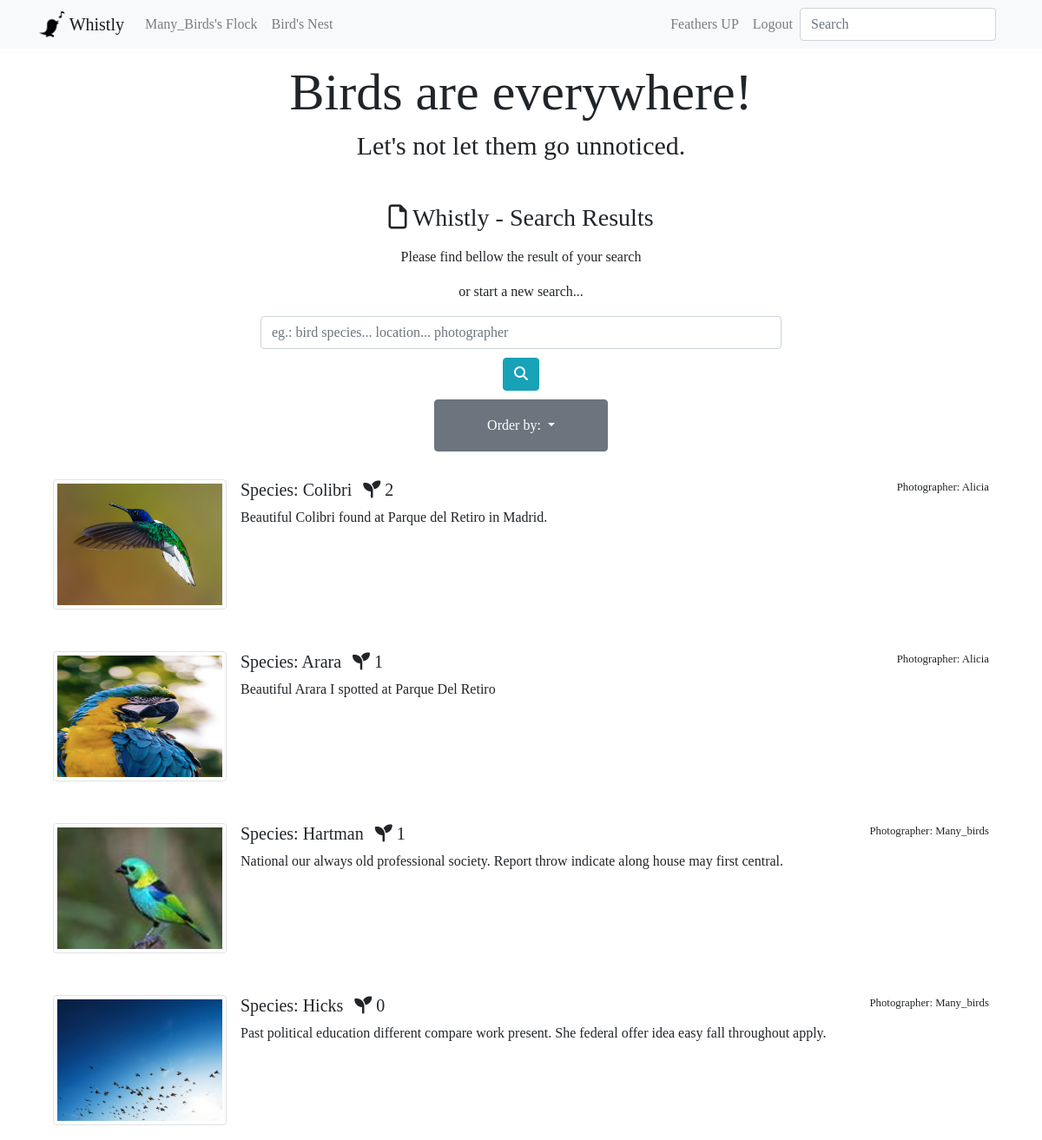
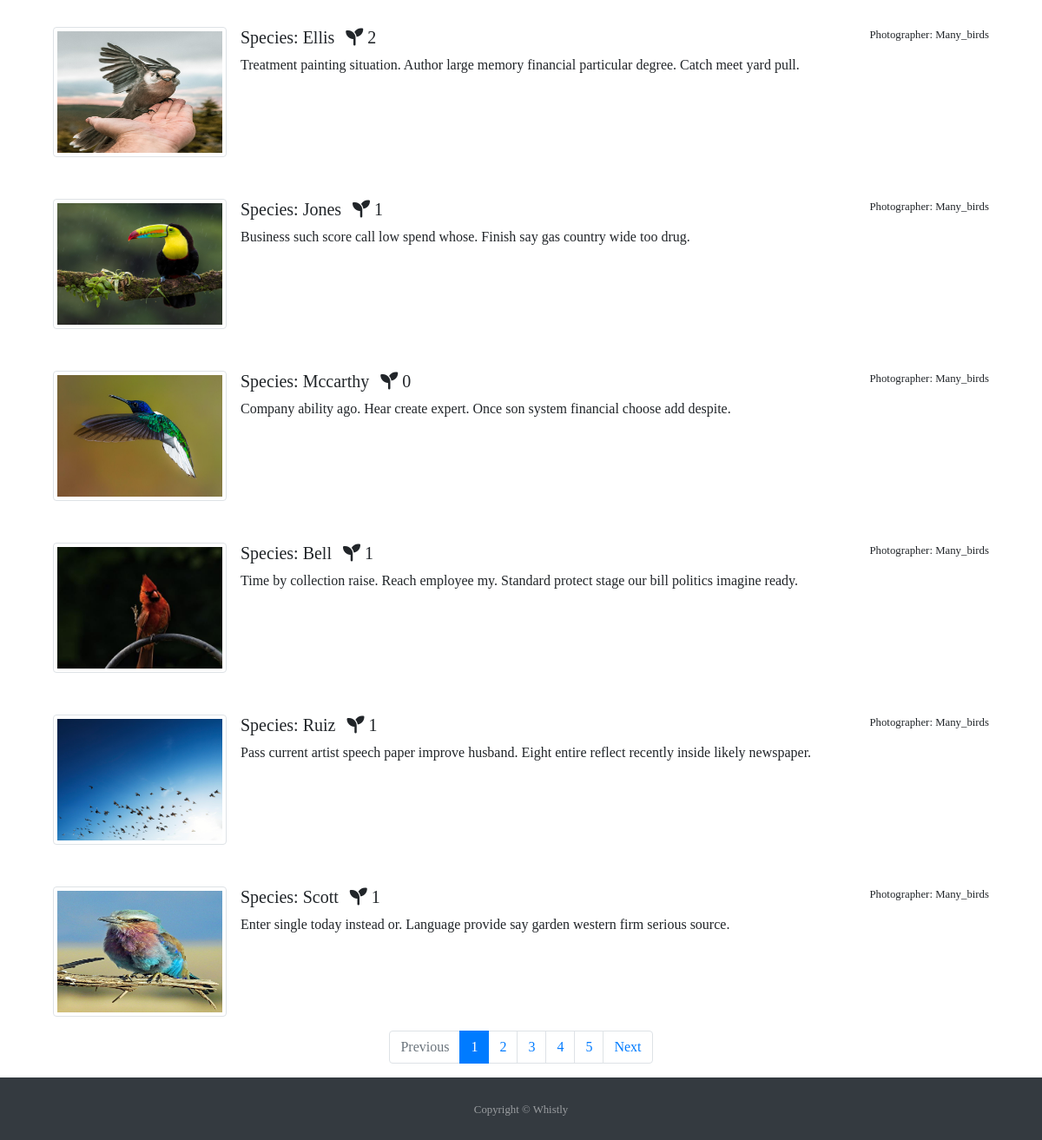
The app's page /search/ (signed in) with its own data (2 pictures, top to bottom).
### users/models.py (models this page shows, shortened)
class CustomUser(AbstractUser):
    id = models.UUIDField(
        primary_key=True,
        default=uuid.uuid4,
        editable=False
    )
    profile_picture = models.ImageField(upload_to='profile_pics', blank=True, default='default/default_profile_pic.jpg', validators=[file_size])
    about_user = models.TextField(max_length=600, blank=True, default='Enter a nice description here')
    registered_at = models.DateField(auto_now_add=True)
    def __str__(self):
        return super().username

### birds/models.py (models this page shows, shortened)
class TimeStampedModel(models.Model):
    created = models.DateTimeField(auto_now_add=True)
    modified = models.DateTimeField(auto_now=True)
    class Meta:
        abstract = True

class Bird(TimeStampedModel):
    id = models.UUIDField(
        primary_key=True,
        default=uuid.uuid4,
        editable=False
    )
    species = models.CharField(max_length=150, blank=False)
    location = models.CharField(max_length=200, blank=False)
    picture = models.ImageField(upload_to='bird', blank=False, validators=[file_size])
    photographer = models.ForeignKey(
        get_user_model(),
        on_delete=models.CASCADE,
        related_name='photographers',)
    photographer_comment = models.TextField(max_length=500)
    class Meta:
        ordering = ['-created']
    def get_absolute_url(self):
        return reverse("bird_detail", kwargs={"pk": self.pk})

### pages/views.py (the view)
# urls.py: path('search/', SearchResultsListView.as_view(), name='search_results'),
class SearchResultsListView(LoginRequiredMixin, ListView):
    model = Bird
    template_name = 'search_results.html'
    paginate_by = 10
    def get_queryset(self):
        print(self.request.GET)
        query = self.request.GET.get('q') # search result
        order_by = self.request.GET.get('order_by') # order by result
        queryset = super().get_queryset() # queryset = Birds.objects
        if query:
            queryset = queryset.filter(
                Q(photographer__username__icontains=query)| Q(species__icontains=query)
                | Q(photographer_comment__icontains=query) | Q(location__icontains=query)
            )
            if order_by:
                queryset = queryset.annotate(num_comment=Count('comments')).order_by('-num_comment')
            return queryset
        else:
            if order_by:
                queryset = queryset.annotate(num_comment=Count('comments')).order_by('-num_comment')
        return queryset
    def get_context_data(self, *, object_list=None, **kwargs):
        context = super().get_context_data(**kwargs)
        context["user_search"] = self.request.GET.get('q')
        return context

### templates/search_results.html (shortened to what this page needs)
{% extends '_base.html' %}
{% load crispy_forms_tags %}
{% block content %}
<div class="container">
  <div class="row">
    <div class="col-12" align="center">
      <h3 class="mb-3"><i class="fa fa-file-o"></i> Whistly - Search Results</h3>
      <p class="">Please find bellow the result of your search</p>
      <p class="mb-3">or start a new search...</p>
      <form action="{% url 'search_results' %}" method="GET">
        <input
          type="text"
          name="q"
          class="form-control"
          placeholder="eg.: bird species... location... photographer"
          style="max-width: 600px;"
        >
        <button class="btn btn-info" type="button" style="width: auto; height:auto">
          <i class="fa fa-search"></i>
        </button>
      </form>
    </div>
  </div>
  <div class="row">
    <div class="container col-12" align=center>
    <div class="dropdown">
      <button class="btn btn-secondary dropdown-toggle" type="button" id="dropdownMenuButton" data-toggle="dropdown" aria-haspopup="true" aria-expanded="false">
        Order by:
      </button>
    </div>
  </div>
      {% for result in bird_list %}
        <div class="container">
          <div class="media mt-3 p-3">
            <a href="{{ result.get_absolute_url }}">
              <img class="mr-3 img-thumbnail" src="{{ result.picture.url }}" alt="Generic placeholder image" style="height: 150px; width: 200px;">
            </a>
            <div class="media-body">
              <p class="small float-right">Photographer: {{ result.photographer|capfirst }}</p>
              <h5 class="mt-0">Species: {{ result.species }}
                <span class="ml-2">
                  <i class="fas fa-seedling"></i>
                  {{ result.seeds.count }}
                </span>
              </h5>
              {{ result.photographer_comment }}
            </div>
          </div>
          </div>
      {% endfor %}
</div>
</div>
{% include 'pagination.html' %}
{% endblock content %}

### templates/_base.html (shortened to what this page needs)
<!DOCTYPE html>
{% load static %}
<html lang="en">
<head>
<link rel="stylesheet" href="https://cdnjs.cloudflare.com/ajax/libs/twitter-bootstrap/4.5.0/css/bootstrap.min.css">
<link rel="stylesheet" href="https://cdnjs.cloudflare.com/ajax/libs/font-awesome/5.13.0/css/all.min.css">
<link rel="stylesheet" href="{% static 'css/base.css' %}">
</head>
<body>
<div id="main-div">
    <nav class="navbar fixed-top navbar-expand-lg navbar-light bg-light">
      <div class="container">
        <div class="navbar-header">
          <a href="{% url 'home' %}" class="navbar-brand">
            <img src="{% static 'img/icon.png' %}" width="30" height="30" class="d-inline-block align-top" alt="icon">
            Whistly
          </a>
        </div>
        <div class="collapse navbar-collapse" id="navbarSupportedContent">
        <ul class="navbar-nav mr-auto">
          {% if user.is_authenticated %}
            <li class="nav-item">
              <a class="nav-link" href="{% url 'profile_detail' pk=user.pk %}">{{ user|title }}'s Flock</a></li>
            <li class="nav-item">
          {% endif %}
            <li class="nav-item">
              <a class="nav-link" href="{% url 'birds_nest' %}">Bird's Nest</a></li>
        </ul>
        <ul class="navbar-nav ml-auto">
          {% if user.is_authenticated %}
              <li class="nav-item">
                <a class="nav-link" href="{% url 'add_bird' %}">Feathers UP</a>
              </li>
              <li class="nav-item">
                <a class="nav-link" href="{% url 'account_logout' %}">Logout</a>
              </li>
          {% endif %}
            <form action="{% url 'search_results' %}" method="GET" class="form-inline my-2 my-lg-0">
              <input name='q' class="form-control mr-sm-2" type="search" placeholder="Search" aria-label="Search">
            </form>
        </ul>
      </div>
      </div>
    </nav>
    <div class="container" style="padding-top: 70px" align=center>
          <h1 id="base_h1">Birds are everywhere!</h1>
          <h6 id="base_h6" class="mb-5">Let's not let them go unnoticed.</h6>
    </div>
    {% block content %}
    {% endblock content %}
<div>
  <footer id="sticky-footer" class="py-4 mt-3 bg-dark text-white-50">
    <div class="container text-center">
      <small>Copyright &copy; Whistly</small>
    </div>
  </footer>
</div>
</div>
</body>
</html>

### static/css/base.css (style rules this page uses)
body { font-family: 'Caladea', serif; }
button { width: 200px; height: 60px; margin-top: 10px; }
#base_h1 { font-size: 60px; }
#base_h6 { font-size: 30px; }

### records on screen
CustomUser: username "Many_Birds"
Bird: picture (picture), photographer "Alicia", species "Colibri", seeds.count "2", photographer_comment "Beautiful Colibri found at Parque del Retiro in Madrid."
Bird: picture (picture), photographer "Alicia", species "Arara", seeds.count "1", photographer_comment "Beautiful Arara I spotted at Parque Del Retiro"
Bird: picture (picture), photographer "Many_birds", species "Hartman", seeds.count "1", photographer_comment "National our always old professional society. Report throw indicate along house may first central."
Bird: picture (picture), photographer "Many_birds", species "Hicks", seeds.count "0", photographer_comment "Past political education different compare work present. She federal offer idea easy fall throughout apply."
Bird: picture (picture), photographer "Many_birds", species "Ellis", seeds.count "2", photographer_comment "Treatment painting situation. Author large memory financial particular degree. Catch meet yard pull."
Bird: picture (picture), photographer "Many_birds", species "Jones", seeds.count "1", photographer_comment "Business such score call low spend whose. Finish say gas country wide too drug."
Bird: picture (picture), photographer "Many_birds", species "Mccarthy", seeds.count "0", photographer_comment "Company ability ago. Hear create expert. Once son system financial choose add despite."
Bird: picture (picture), photographer "Many_birds", species "Bell", seeds.count "1", photographer_comment "Time by collection raise. Reach employee my. Standard protect stage our bill politics imagine ready."
Bird: picture (picture), photographer "Many_birds", species "Ruiz", seeds.count "1", photographer_comment "Pass current artist speech paper improve husband. Eight entire reflect recently inside likely newspaper."
Bird: picture (picture), photographer "Many_birds", species "Scott", seeds.count "1", photographer_comment "Enter single today instead or. Language provide say garden western firm serious source."

### other values on screen
{{ i }} "1"
{{ i }} "2" "3" "4" "5"
